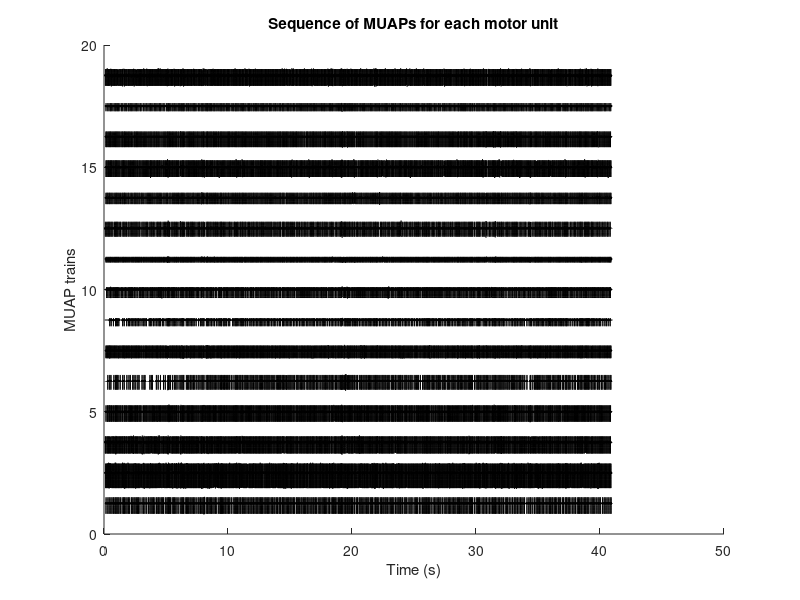
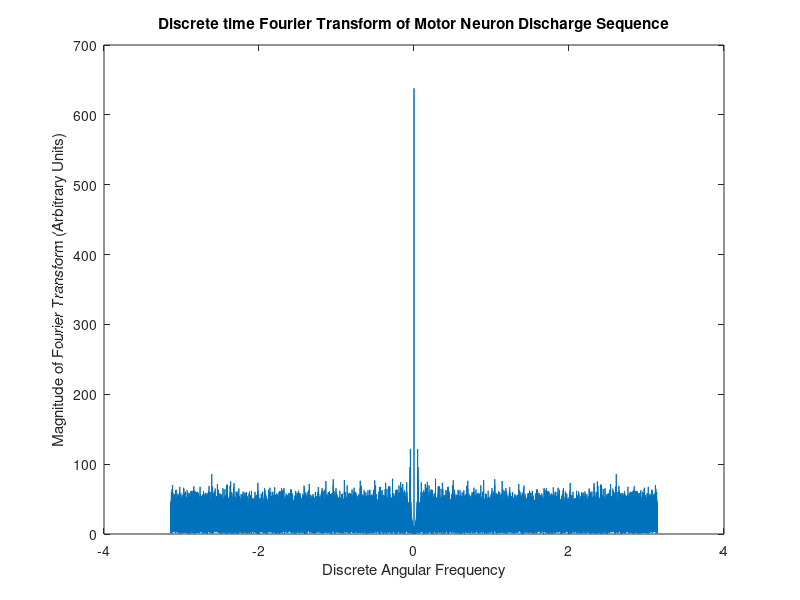
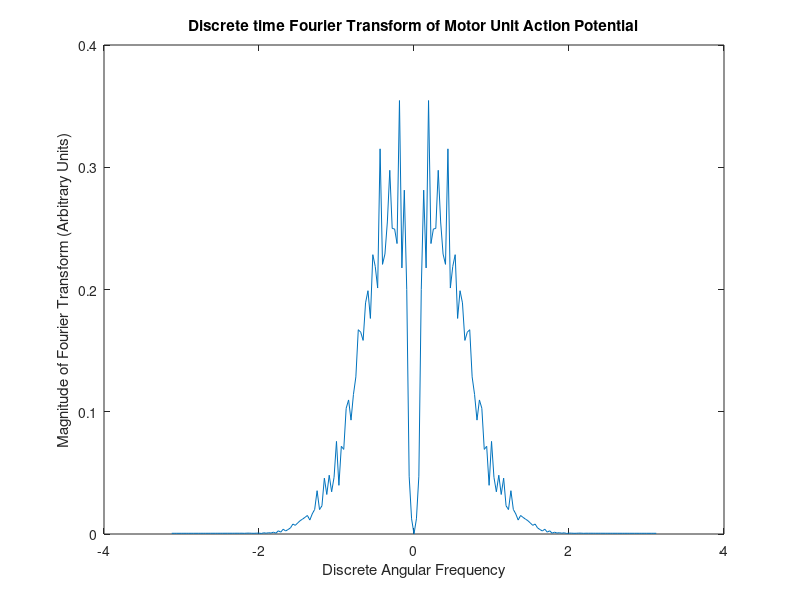
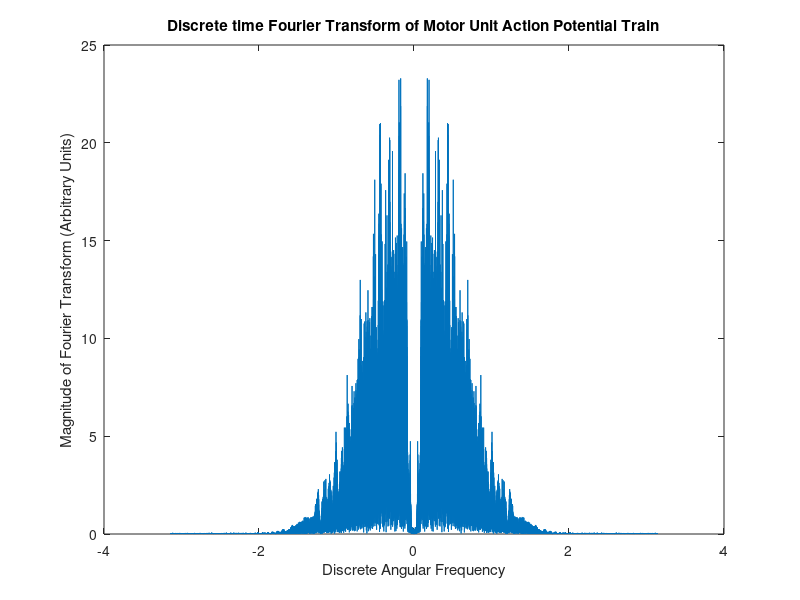

Recreate these plots in MATLAB, in order. (Note: this script raises an error after producing the figures.)
% Clear working space
clear all
close all
clc
 
% Load required signals
load('MUAPs.mat'); % Single motor unit action potentials (experimental)
load('NeuralDrive.mat'); % Discharge times of motor neurons (experimental)
load('Torque.mat'); % Experimental Torque
fsamp = 2048; % Sampling frequency of the recordings
 
%% PART 1: Reconstructing the EMG signal through convolution of discharge times by MUAPs
n_MUAPs = size(MUAPs,1); % Number of MUAPs
dur_MUAPs = size(MUAPs,2); % Duration of MUAPs 
dur_MUAPseq = size(Real_firing(1,:),2); % Duration of the signal 
time_ax=[1/fsamp:1/fsamp:dur_MUAPseq/fsamp]; % Time axis for the signal
 
% Plot MUAP trains
figure(1),
for jj = 1:n_MUAPs 
    conv_train = conv(Real_firing(jj,:),MUAPs(jj,:)); % Convolution (see slide 14-15 of Lecture 2)
    MUAP_Train(jj,:) = conv_train(floor(dur_MUAPs/2)+1:end-floor(dur_MUAPs/2)); % Cut transitory portion
    hold on, plot(time_ax,MUAP_Train(jj,:)/(max(MUAPs(:)) - min(MUAPs(:))) + (n_MUAPs - jj + 1)*1.25,'k');
end
title('Sequence of MUAPs for each motor unit')
xlabel('Time (s)')
ylabel ('MUAP trains')
 
MUAP_sel = 1; % Select one MUAP (1 to 15) for Fourier analysis
% Plot Fourier Transform of the discharge timings 
figure(2)
f_transf_Firings = fft(Real_firing(MUAP_sel,:));
freq_ax = [-pi+pi/dur_MUAPseq:2*pi/dur_MUAPseq:pi-pi/dur_MUAPseq];
plot(freq_ax,fftshift(abs(f_transf_Firings)));
xlabel('Discrete Angular Frequency')
title('Discrete time Fourier Transform of Motor Neuron Discharge Sequence')
ylabel('Magnitude of Fourier Transform (Arbitrary Units)')
 
% Plot Fourier Transform of the MUAP 
figure(3)
f_transf_MUAP = fft(MUAPs(MUAP_sel,:));
freq_ax = [-pi+pi/dur_MUAPs:2*pi/dur_MUAPs:pi-pi/dur_MUAPs];
plot(freq_ax,fftshift(abs(f_transf_MUAP)));
xlabel('Discrete Angular Frequency')
title('Discrete time Fourier Transform of Motor Unit Action Potential')
ylabel('Magnitude of Fourier Transform (Arbitrary Units)')
 
% Plot Fourier Transform of the MUAP train
figure(4)
f_transf_MUAP_Train = fft(MUAP_Train(MUAP_sel,:));
freq_ax = [-pi+pi/dur_MUAPseq:2*pi/dur_MUAPseq:pi-pi/dur_MUAPseq];
plot(freq_ax,fftshift(abs(f_transf_MUAP_Train)));
xlabel('Discrete Angular Frequency')
title('Discrete time Fourier Transform of Motor Unit Action Potential Train')
ylabel('Magnitude of Fourier Transform (Arbitrary Units)')
 
% Obtaining the EMG signal by summing all MUAP trains
recoEMG = sum(MUAP_Train,1);
figure(5), plot(1/fsamp:1/fsamp:length(recoEMG)/fsamp,recoEMG); 
title('Reconstructed EMG signal'), xlabel('Time (s)'); ylabel('EMG (Arbitrary Units)');
 
% Plot Fourier Transform of the EMG signal
figure(6)
f_transf_EMG = fft(recoEMG(MUAP_sel,:));
freq_ax = [-pi+pi/dur_MUAPseq:2*pi/dur_MUAPseq:pi-pi/dur_MUAPseq];
plot(freq_ax,fftshift(abs(f_transf_EMG)));
xlabel('Discrete Angular Frequency')
title('Discrete time Fourier Transform of the EMG Signal')
ylabel('Magnitude of Fourier Transform (Arbitrary Units)')
 
 
%% PART 2: Using a moving average on the rectified, reconstructed EMG signal to get an envelope
 
Rect_recoEMG = abs(recoEMG); % Rectify the EMG
MA_coef_num = 5000; % Length of the moving average filter (NOTE: Length determines cut-off frequency)
MA = ones(1,MA_coef_num)/MA_coef_num; % Impulse response of the moving average filter (see slide 30)
 
% Plot the frequency response of the moving average filter (see slide 31).
% NOTE: The absolute value of the frequency response is plotted in log
% scale
figure(7)
freqz(MA);

figure(8)
hold on
% Compute the envelope of the EMG by filtering the rectified signal
%[Here calculate the envelope of the EMG signal]
envelopeEMG = conv(Rect_recoEMG, MA);
dur_torque = size(torque, 2);
time_ax1 = [1/fsamp:1/fsamp:dur_torque/fsamp];
dur_envelope = size(envelopeEMG,2);
time_ax2 = [1/fsamp:1/fsamp:dur_envelope/fsamp];

yyaxis left 
ylabel('EMG / Volts(V)');
plot(time_ax2, envelopeEMG);

yyaxis right
ylabel('Torque / Newton-Metres(Nm)');
plot(time_ax1, torque);
legend('EMG Envelope', 'Torque');
xlabel('Time / Seconds(s)');
title('Torque and EMG Envelope with Filter Length 10000 Against Time');
% Plot the envelope of the signal together with torque
%[Here plot the EMG envelope with superimposed torque]
